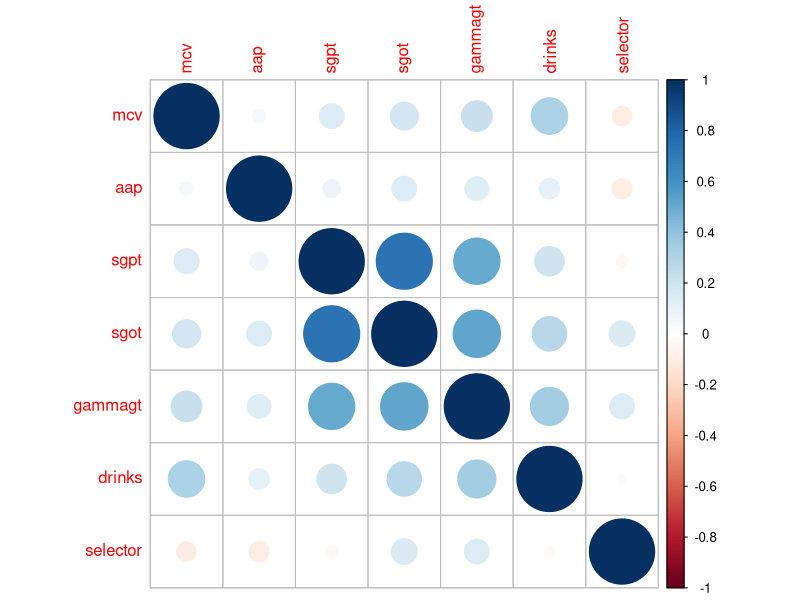
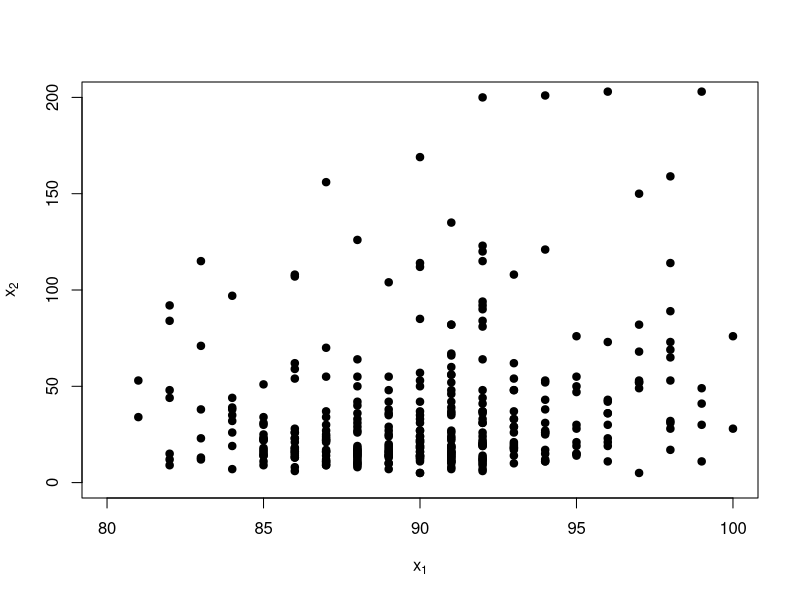
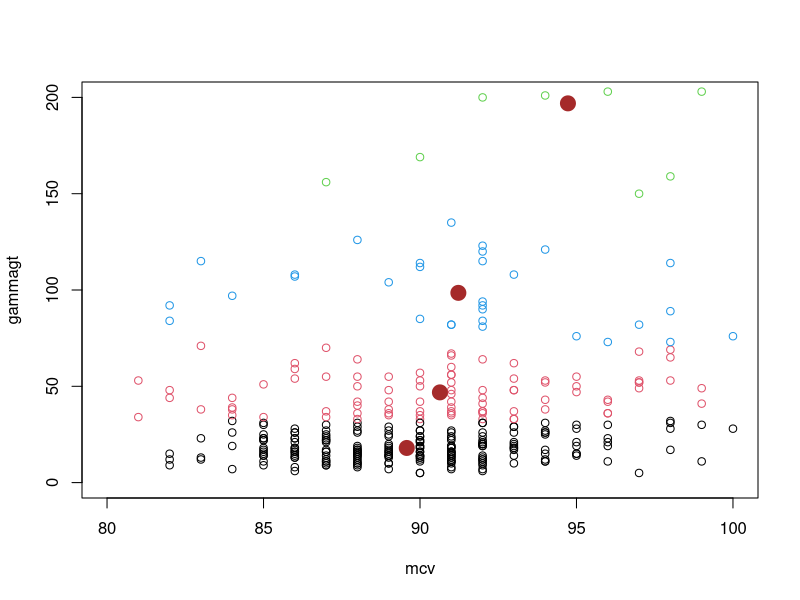

Recreate these plots in R, in order.
leverdata = read.csv("liverDisorder.csv", header = FALSE, col.names = c("mcv", "aap", "sgpt", "sgot", "gammagt", "drinks", "selector"))

#correlation plot
library(corrplot)
res = cor(leverdata)
corrplot(res)

#taking mcv and gammagt columns
x = leverdata[, c("mcv", "gammagt")]
plot(x,pch = 19,xlab = expression(x[1]),ylab = expression(x[2]), xlim=c(80,100), ylim=c(0,200))

#kmeans with 4 clusters and plotting them
fit = kmeans(x, 4)
plot(x, col=fit$cluster, xlim=c(80,100), ylim=c(0,200))
points(fit$center, col='brown', pch=19, cex=2)
